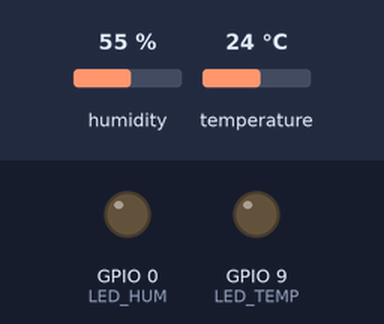
Recording of a sketch running on a simulated ESP32-C3. On the bench: output pins drawn as LEDs (lit = HIGH). The inputs (shaded band) are chosen by the test bench; at power-on: humidity 55 %, temperature 24 °C. WiFi joins after 1.5 s; servers stay silent unless stated; random numbers use the default seed unless the sketch sets one; no MQTT or app messages arrive unless stated; what the sketch prints to the serial monitor is not drawn.

Above: at 3.7 s.
3.8 s: humidity set to 69 %
5.8 s: humidity set to 72 %
At 7.8 s:
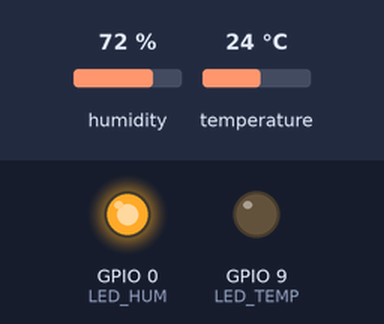
8.1 s: temperature set to 29 °C
12.2 s: temperature set to 32 °C
At 13.3 s:
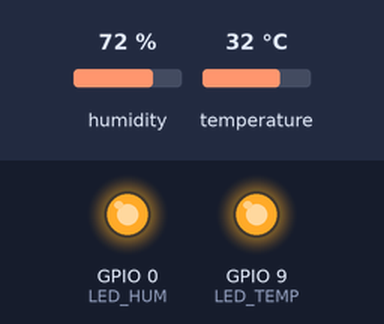
14.2 s: humidity set to 22 %
At 15.1 s:
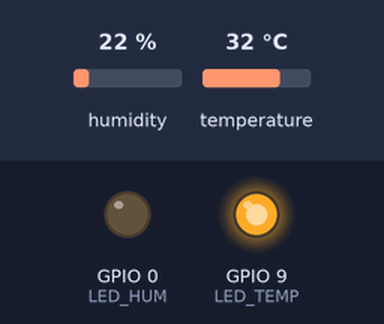
Timing chart, 0 to 17.2 s (numbered marks = the images above; inputs shaded):
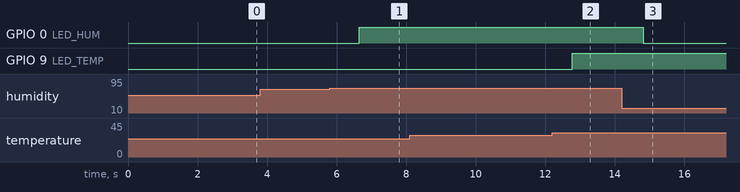

The sketch:

doc_dht11_co_mqtt.ino
```cpp
#include <ArduinoJson.h>
#include <DHT.h>
#include <PubSubClient.h>
#include <WiFi.h>

// ===== WIFI =====
const char *ssid = "HAN TINH";
const char *password = "88888888";

// ===== MQTT =====
const char *mqtt_server = "broker.emqx.io";
const int mqtt_port = 1883;
const char *topic_pub = "iot/esp32c3_01/data";
const char *topic_ctrl = "esp32/dht11/control";
const char *topic_status = "esp32/dht11/status";

// ===== DHT11 =====
#define DHTPIN 2
#define DHTTYPE DHT11
DHT dht(DHTPIN, DHTTYPE);

// ===== LED =====
#define LED_TEMP 9
#define LED_HUM 0

// ===== BIẾN TOÀN CỤC =====
WiFiClient espClient;
PubSubClient client(espClient);
bool autoMode = true;
bool manualLedTemp = false;
bool manualLedHum = false;
float currentTemp = 0;
float currentHum = 0;
unsigned long lastPublish = 0;
const long publishInterval = 2000;

// ===== CONNECT WIFI =====
void setup_wifi() {
  delay(1000);
  Serial.println("\nConnecting to WiFi...");
  WiFi.begin(ssid, password);
  while (WiFi.status() != WL_CONNECTED) {
    delay(500);
    Serial.print(".");
  }
  Serial.println("\nWiFi connected!");
  Serial.print("IP: ");
  Serial.println(WiFi.localIP());
}

// ===== MQTT CALLBACK =====
void callback(char *topic, byte *payload, unsigned int length) {
  String message;
  for (unsigned int i = 0; i < length; i++) {
    message += (char)payload[i];
  }

  Serial.print("MQTT received: ");
  Serial.println(message);

  if (String(topic) == topic_ctrl) {
    StaticJsonDocument<128> doc;
    DeserializationError error = deserializeJson(doc, message);
    if (error)
      return;

    const char *command = doc["command"];
    const char *value = doc["value"];

    if (strcmp(command, "mode") == 0) {
      if (strcmp(value, "auto") == 0) {
        autoMode = true;
        Serial.println("Auto mode ON");
        updateLEDsBySensor();
      } else if (strcmp(value, "manual") == 0) {
        autoMode = false;
        Serial.println("Manual mode ON");
      }
    } else if (strcmp(command, "led") == 0) {
      if (!autoMode) {
        if (strcmp(value, "temp") == 0) {
          manualLedTemp = !manualLedTemp;
          digitalWrite(LED_TEMP, manualLedTemp);
        } else if (strcmp(value, "hum") == 0) {
          manualLedHum = !manualLedHum;
          digitalWrite(LED_HUM, manualLedHum);
        }
        publishStatus();
      }
    }
  }
}

// ===== UPDATE LED AUTO =====
void updateLEDsBySensor() {
  if (autoMode) {
    bool newLedTemp = (currentTemp > 30.0);
    bool newLedHum = (currentHum > 70.0);

    if (newLedTemp != manualLedTemp) {
      manualLedTemp = newLedTemp;
      digitalWrite(LED_TEMP, manualLedTemp);
    }
    if (newLedHum != manualLedHum) {
      manualLedHum = newLedHum;
      digitalWrite(LED_HUM, manualLedHum);
    }
  }
}

// ===== PUBLISH STATUS =====
void publishStatus() {
  StaticJsonDocument<128> doc;
  doc["led_hum"] = manualLedHum;
  doc["led_temp"] = manualLedTemp;
  doc["mode"] = autoMode ? "auto" : "manual";
  doc["timestamp"] = millis() / 1000;

  char buffer[128];
  serializeJson(doc, buffer);
  client.publish(topic_status, buffer);
}

// ===== RECONNECT MQTT =====
void reconnect() {
  while (!client.connected()) {
    Serial.print("Connecting MQTT...");
    String clientId = "esp32c3_" + String(random(0xffff), HEX);
    if (client.connect(clientId.c_str())) {
      Serial.println("OK");
      client.subscribe(topic_ctrl);
      publishStatus();
    } else {
      Serial.print("Fail, rc=");
      Serial.print(client.state());
      Serial.println(" retry...");
      delay(2000);
    }
  }
}

// ===== PUBLISH SENSOR  =====
void publishData(float temp, float hum) {
  StaticJsonDocument<256> doc;

  // Thông tin cơ bản
  doc["device_id"] = "esp32_c3_super_mini";
  doc["timestamp"] = millis() / 1000;

  // Dữ liệu cảm biến
  doc["temperature"] = temp;
  doc["humidity"] = hum;

  // ===== TRẠNG THÁI LED =====
  doc["led_temp_state"] = manualLedTemp; // true = BẬT, false = TẮT
  doc["led_hum_state"] = manualLedHum;   // true = BẬT, false = TẮT

  // Chế độ hiện tại
  doc["mode"] = autoMode ? "auto" : "manual";

  char buffer[256];
  serializeJson(doc, buffer);
  client.publish(topic_pub, buffer);
  Serial.print("Publish: ");
  Serial.println(buffer);
}

// ===== SETUP =====
void setup() {
  Serial.begin(115200);
  pinMode(LED_TEMP, OUTPUT);
  pinMode(LED_HUM, OUTPUT);
  digitalWrite(LED_TEMP, LOW);
  digitalWrite(LED_HUM, LOW);
  dht.begin();
  setup_wifi();
  client.setServer(mqtt_server, mqtt_port);
  client.setCallback(callback);
}

// ===== LOOP =====
void loop() {
  if (!client.connected()) {
    reconnect();
  }
  client.loop();

  if (millis() - lastPublish >= publishInterval) {
    lastPublish = millis();

    float temp = dht.readTemperature();
    float hum = dht.readHumidity();

    if (isnan(temp) || isnan(hum)) {
      Serial.println("DHT11 read failed!");
      return;
    }

    currentTemp = temp;
    currentHum = hum;

    Serial.print("Temp: ");
    Serial.print(temp);
    Serial.print(" C | Hum: ");
    Serial.print(hum);
    Serial.println(" %");
    Serial.print("LED Temp: ");
    Serial.print(manualLedTemp ? "ON" : "OFF");
    Serial.print(" | LED Hum: ");
    Serial.println(manualLedHum ? "ON" : "OFF");

    if (autoMode) {
      updateLEDsBySensor();
    }

    publishData(temp, hum);
    publishStatus();
  }
  delay(100);
}
```

Measured:
- the behaviour switches between 70 and 71 % on humidity (found by bisection; images 0 and 1)
- the behaviour switches between 30 and 31 °C on temperature (found by bisection; images 1 and 2)
- after the input at 3.8 s, every drawn part: stays the same
- after the input at 5.8 s, GPIO 0 (LED_HUM): LOW → HIGH after 0.86 s
- after the input at 8.1 s, every drawn part: stays the same
- after the input at 12.2 s, GPIO 9 (LED_TEMP): LOW → HIGH after 0.58 s
- after the input at 14.2 s, GPIO 0 (LED_HUM): HIGH → LOW after 0.62 s
